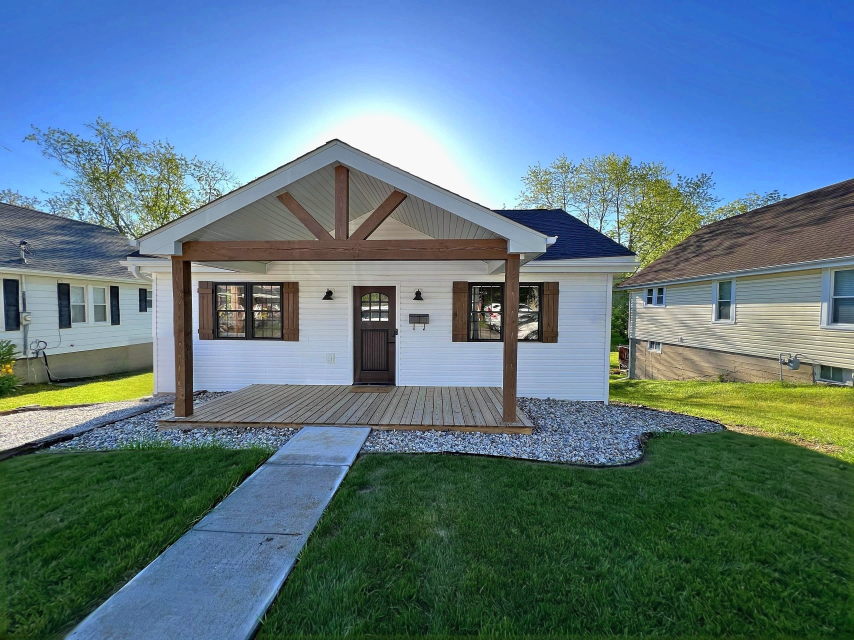
#> input picture photos/airbnb-upload/01-house.jpg, 2560 x 1920 px (shown at 1/3 size)
$ python -i new_photos.py   (imports and definitions only)
#> lines starting #> are read from the running program, lines starting #| are printed output that depends on the picture; after the words box and inside, x2 and y2 are one past the last pixel; in counts of white or black regions, pixels touching at a corner belong together
#> further down, picture is the input picture: shape (1920, 2560, 3); mean B, G, R 131.5, 119.1, 91.7
import cv2, numpy as np
from lama import inpaint
from upright import rotH, lean, inner_crop
import colour as C
U='/root/.claude/uploads/7abb9dae-ca94-57ca-8def-12ed6a733fcc/'
lsd = cv2.createLineSegmentDetector()
def auto_upright(img, f, share=0.7):
    """Fit pitch/roll so long near-vertical lines become vertical; apply `share` of the pitch."""
    h, w = img.shape[:2]
    L = lsd.detect(cv2.cvtColor(img, cv2.COLOR_BGR2GRAY))[0][:, 0]
    segs = []
    for x1, y1, x2, y2 in L:
        l = np.hypot(x2 - x1, y2 - y1); a = np.degrees(np.arctan2(x2 - x1, y2 - y1)); a = (a + 90) % 180 - 90
        if l > h * 0.1 and abs(a) < 20: segs.append([(x1, y1), (x2, y2)])
    best = None
    for p in np.arange(-20, 20.01, 0.5):
        for r in np.arange(-3, 3.01, 0.5):
            H = rotH(w, h, f, p, r); e = [min(lean(H, s) ** 2, 25) for s in segs]   # clipped: robust to non-vertical lines
            e = sum(e)
            if best is None or e < best[0]: best = (e, p, r)
    _, p, r = best
    for s in np.arange(share, -0.01, -0.05):      # keep at least 85 % of the width
        H = rotH(w, h, f, p * s, r)
        x0, y0, cw, ch = inner_crop(H, w, h, w / h)
        if cw / w >= 0.85: break
    wp = cv2.warpPerspective(img, H, (w, h), flags=cv2.INTER_CUBIC)
    return wp[y0:y0 + ch, x0:x0 + cw], (p, r, round(s, 2), len(segs), round(cw / w, 2))

def keep_sat_light(src):
    """Brightening that keeps colour strength (same as the cover photo)."""
    sky=src.astype(np.float32)/255
    Y=(0.114*sky[...,0]+0.587*sky[...,1]+0.299*sky[...,2])
    base=cv2.GaussianBlur(Y,(0,0),30)
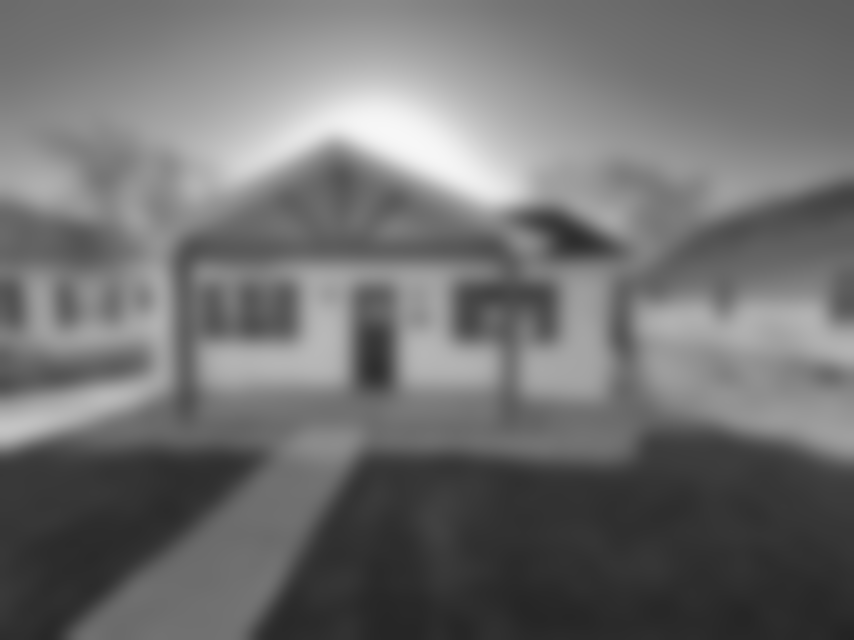
#> base: shape (1920, 2560) float32 (shown at 1/3 size); min 0.141, max 0.97, mean 0.441
    gain=1+0.55*np.clip(0.45-base,0,0.45)/0.45
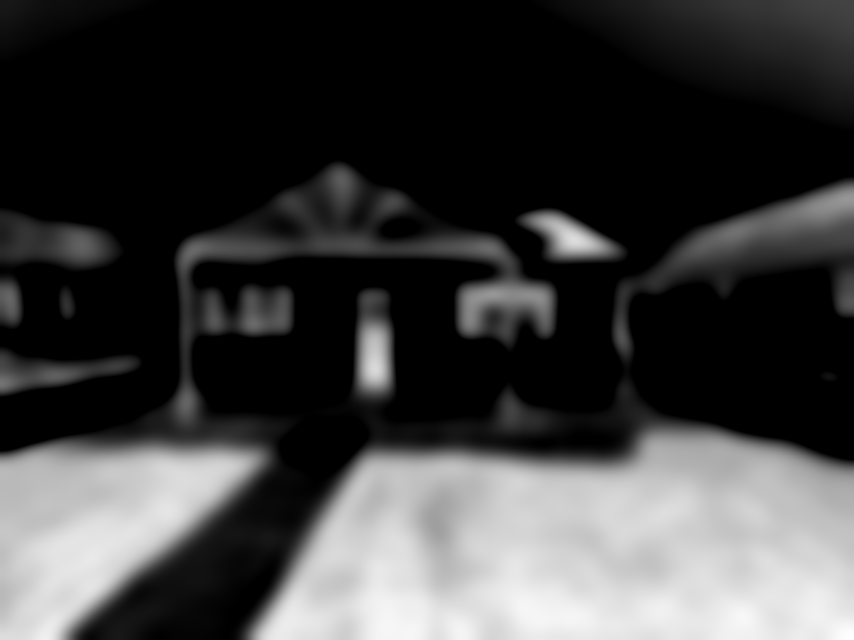
#> gain: shape (1920, 2560) float32 (shown at 1/3 size); min 1, max 1.38, mean 1.09; drawn with min black and max white
    Y2=np.clip(Y*gain,0,1)**0.93
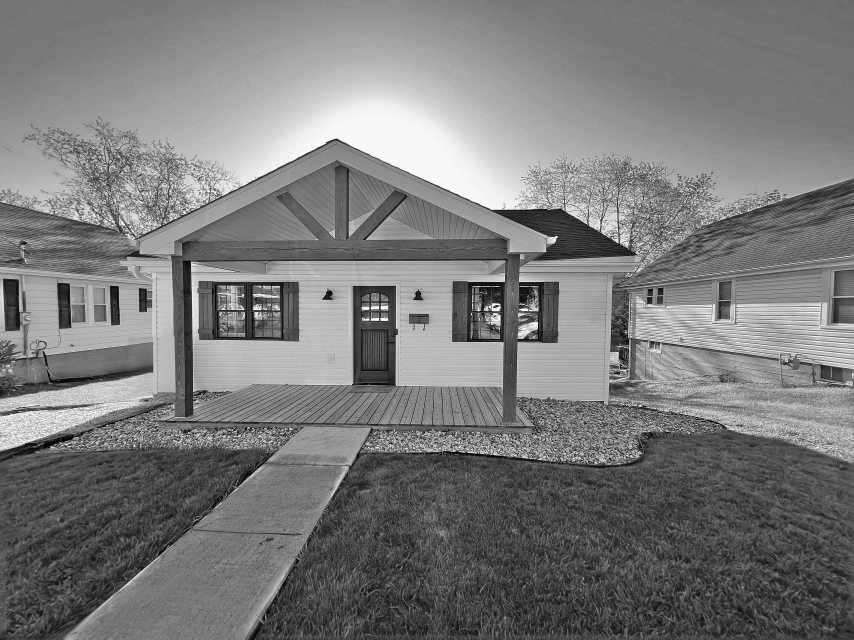
#> Y2: shape (1920, 2560) float32 (shown at 1/3 size); min 0, max 1, mean 0.483
    k=0.9; over=Y2>k; Y2[over]=k+(1-k)*np.tanh((Y2[over]-k)/(1-k))
#> after `over = Y2 > k`:
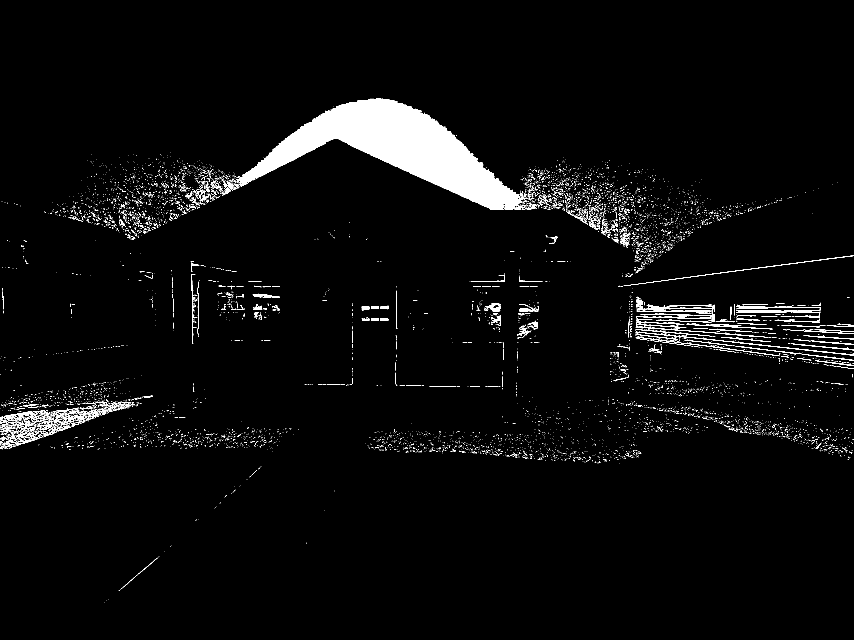
#> over: shape (1920, 2560) bool (shown at 1/3 size); 3.3% white; 7786 white regions (7403 under 20 px), largest, box (x1, y1, x2, y2) and area: (709, 296, 1576, 629) 102111, (1906, 995, 2560, 1067) 1278, (1871, 766, 2560, 858) 1031
    out=np.clip(sky*(Y2/np.maximum(Y,1e-3))[...,None],0,1)
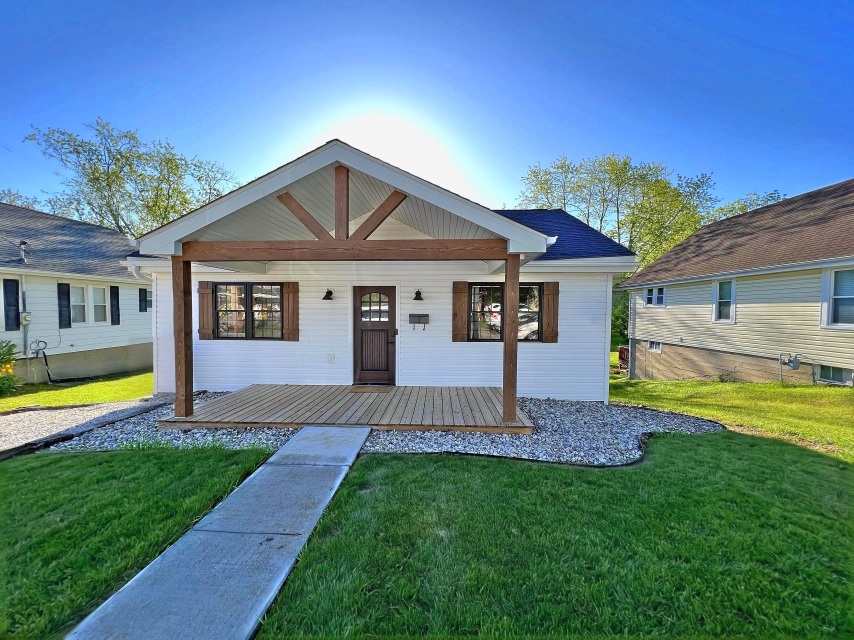
#> out: shape (1920, 2560, 3) float32 (shown at 1/3 size); mean B, G, R 0.556, 0.515, 0.39
    hsv=cv2.cvtColor((out*255).astype(np.uint8),cv2.COLOR_BGR2HSV).astype(np.float32); s=hsv[...,1]/255
#> after `hsv = cv2.cvtColor((out * 255).astype(np.uint8), cv2.COLOR_BGR2HSV).as`:
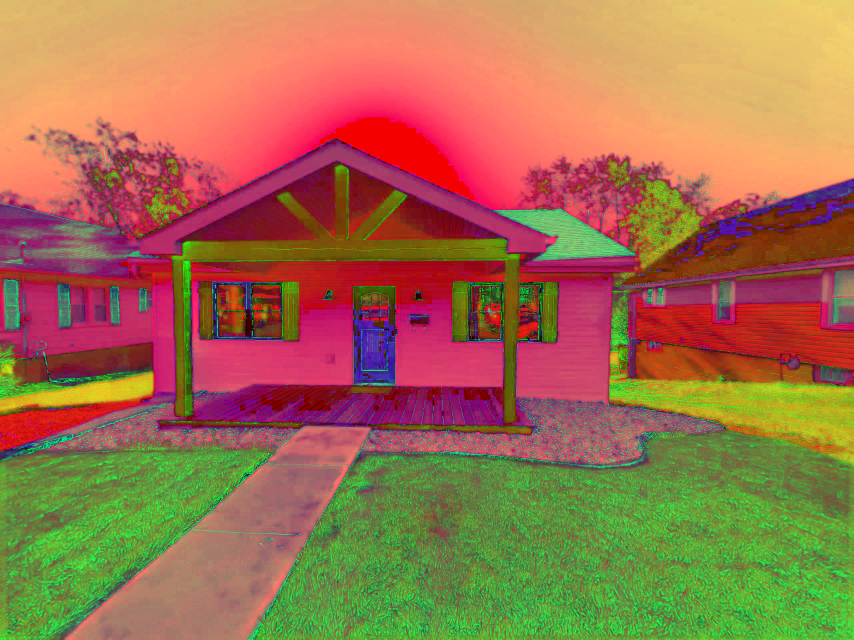
#> hsv: shape (1920, 2560, 3) float32 (shown at 1/3 size); mean B, G, R 77.7, 112.2, 160.6
#> after `s = hsv[..., 1] / 255`:
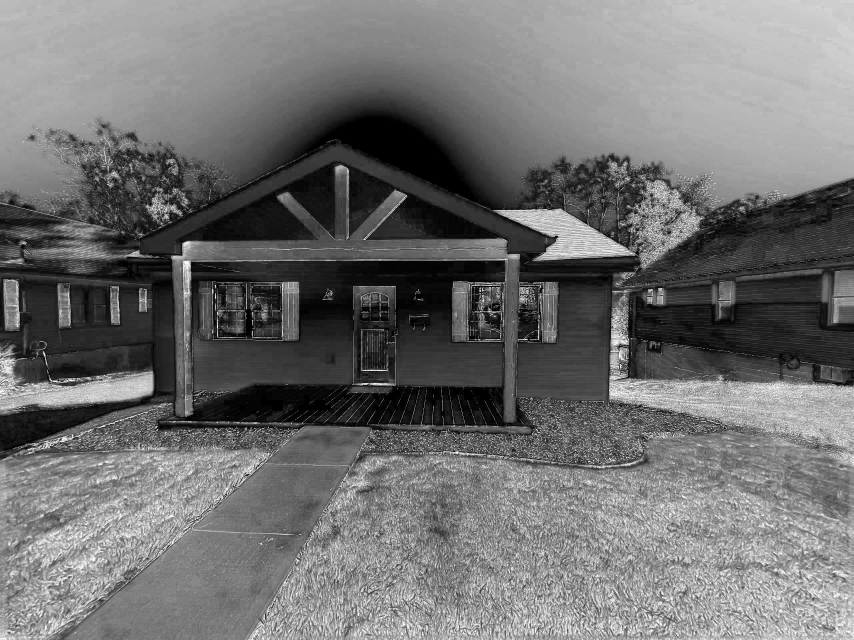
#> s: shape (1920, 2560) float32 (shown at 1/3 size); min 0, max 1, mean 0.44
    hsv[...,1]=np.clip((s+0.22*s*(1-s))*255,0,255)
    out=cv2.cvtColor(hsv.astype(np.uint8),cv2.COLOR_HSV2BGR)
    blur=cv2.GaussianBlur(out,(0,0),1.6); return cv2.addWeighted(out,1.25,blur,-0.25,0)

def rects(shape, rs, lines=(), dil=7):
    m=np.zeros(shape[:2],np.uint8)
    for x0,y0,x1,y1 in rs: cv2.rectangle(m,(x0,y0),(x1,y1),255,-1)
    for pts,wd in lines: cv2.polylines(m,[np.array(pts)],False,255,wd)
    return cv2.dilate(m,np.ones((dil,dil),np.uint8))

def save(name, img): cv2.imwrite(f'new/{name}.jpg', img, [cv2.IMWRITE_JPEG_QUALITY, 93])
checks={}
import sys
which=sys.argv[1:]

# cover photo: house number on the mailbox
# [52 lines not run here, left out]

>>> import cv2
>>> picture = cv2.imread('../airbnb-upload/01-house.jpg')
>>> result = keep_sat_light(picture)

$ run again, on photos/airbnb-upload/03-desk-closeup.jpg
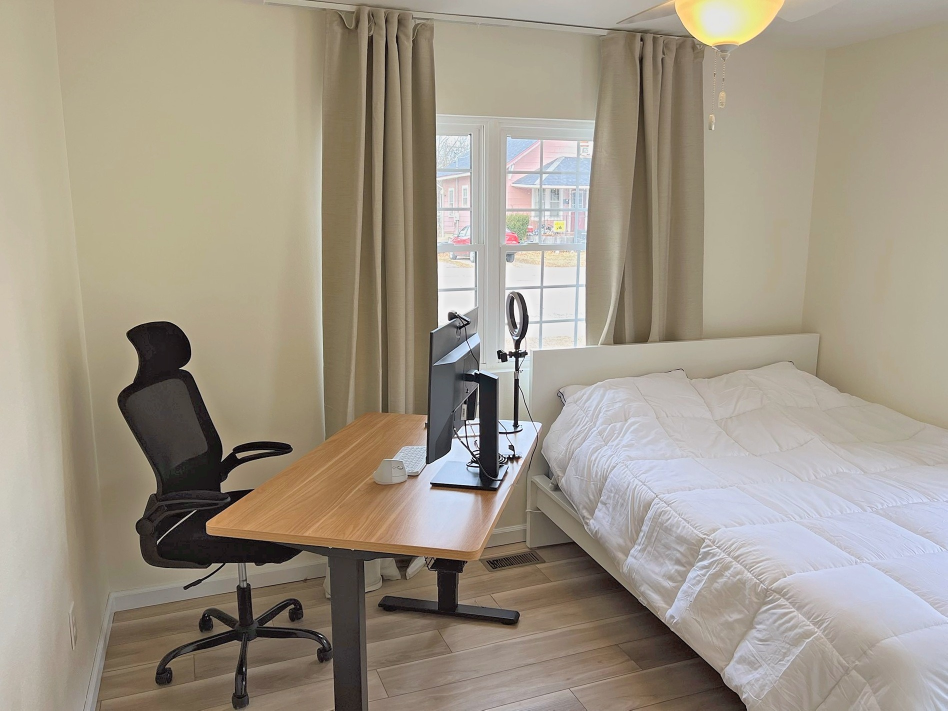
#> input picture photos/airbnb-upload/03-desk-closeup.jpg, 1895 x 1421 px (shown at 1/2 size)
#> picture is the input picture: shape (1421, 1895, 3); mean B, G, R 134.5, 149.6, 158.9
#> in keep_sat_light, `over = Y2 > k`:
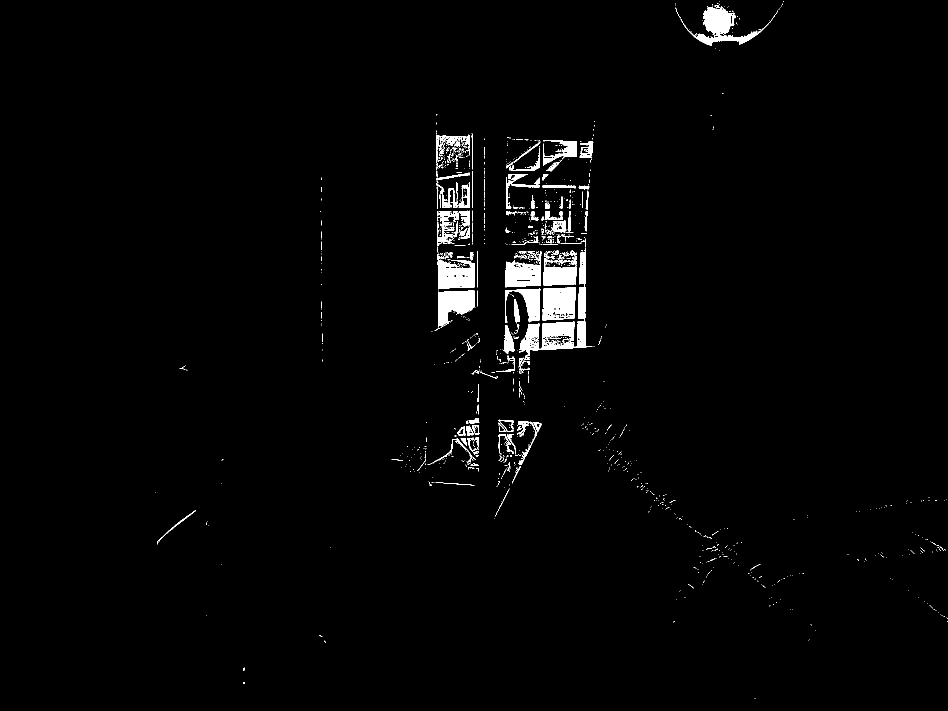
#> over: shape (1421, 1895) bool (shown at 1/2 size); 1.8% white; 1237 white regions (1081 under 20 px), largest, box (x1, y1, x2, y2) and area: (1040, 495, 1185, 735) 6423, (1361, 10, 1545, 92) 3954, (1085, 575, 1152, 641) 3802
#> in keep_sat_light, `s = hsv[..., 1] / 255`:
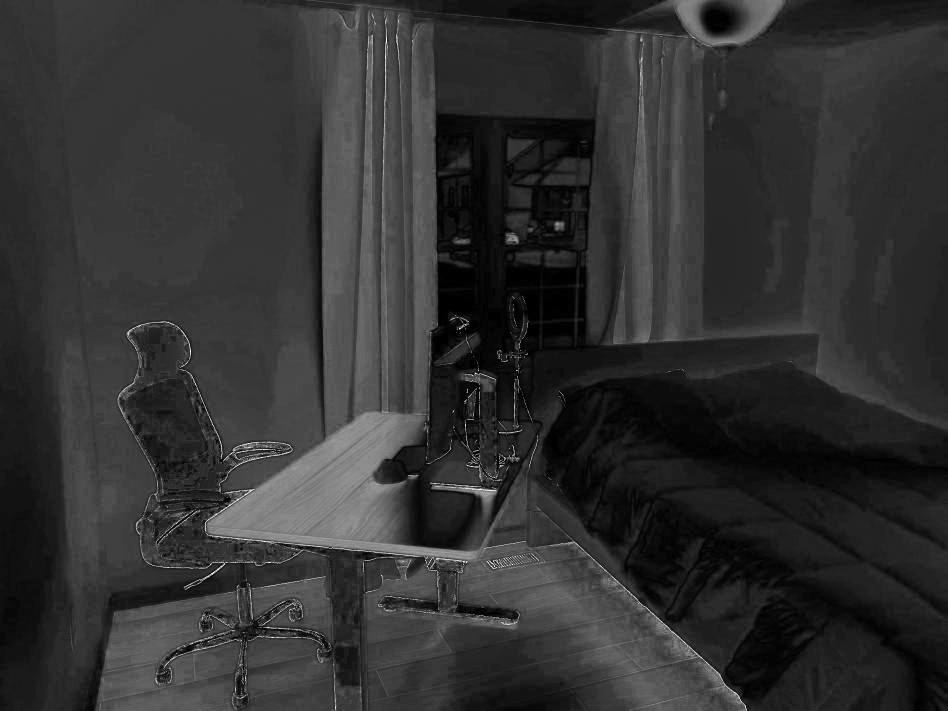
#> s: shape (1421, 1895) float32 (shown at 1/2 size); min 0, max 1, mean 0.192

$ run again, on photos/airbnb-upload/03-kitchen.jpg
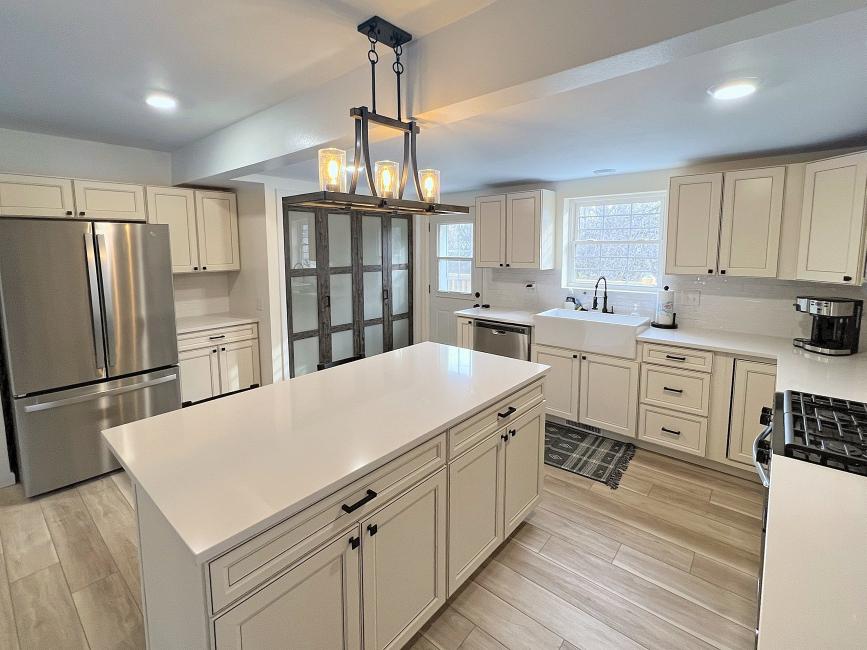
#> input picture photos/airbnb-upload/03-kitchen.jpg, 1733 x 1300 px (shown at 1/2 size)
#> picture is the input picture: shape (1300, 1733, 3); mean B, G, R 143.9, 155.6, 162.5
#> in keep_sat_light, `over = Y2 > k`:
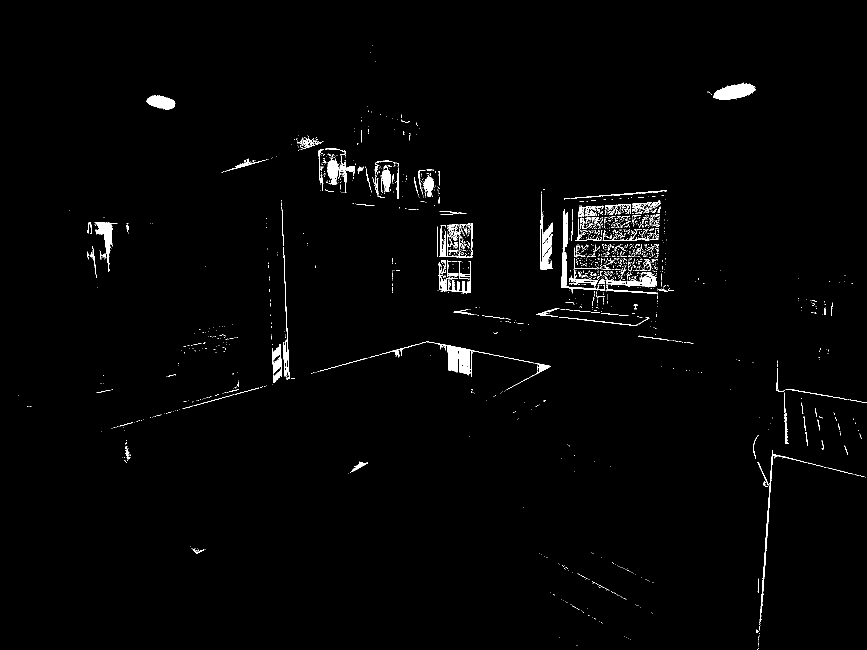
#> over: shape (1300, 1733) bool (shown at 1/2 size); 1.5% white; 1636 white regions (1471 under 20 px), largest, box (x1, y1, x2, y2) and area: (759, 683, 1067, 754) 2577, (1123, 418, 1199, 587) 1883, (1426, 166, 1511, 200) 1818
#> in keep_sat_light, `s = hsv[..., 1] / 255`:
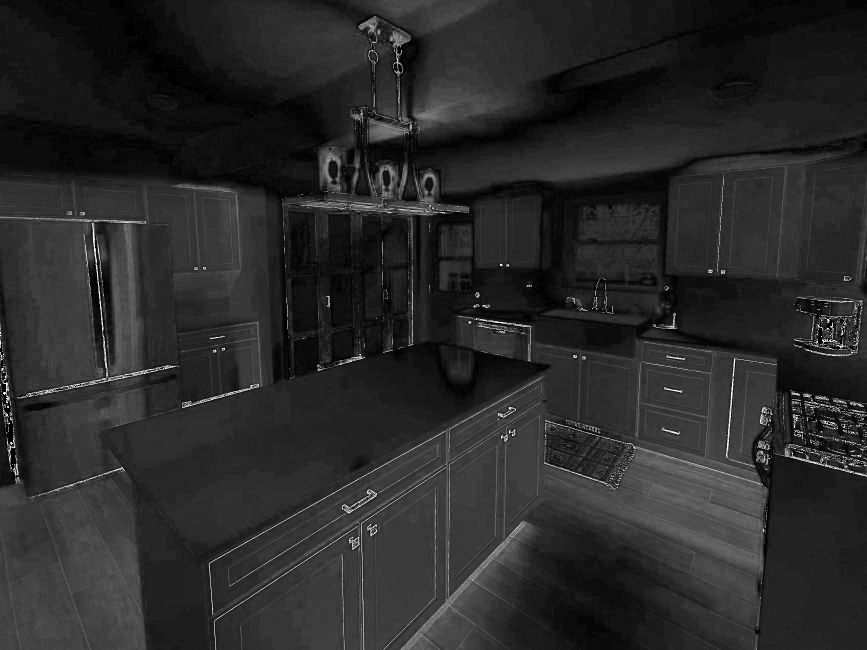
#> s: shape (1300, 1733) float32 (shown at 1/2 size); min 0, max 1, mean 0.162
